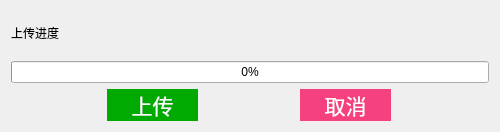
<?xml version="1.0" encoding="UTF-8"?>
<ui version="4.0">
 <class>w_sys_manage_cloudsync_basedataup</class>
 <widget class="QDialog" name="w_sys_manage_cloudsync_basedataup">
  <property name="enabled">
   <bool>true</bool>
  </property>
  <property name="geometry">
   <rect>
    <x>0</x>
    <y>0</y>
    <width>500</width>
    <height>132</height>
   </rect>
  </property>
  <layout class="QVBoxLayout" name="verticalLayout_2">
   <item>
    <layout class="QVBoxLayout" name="verticalLayout">
     <item>
      <widget class="QLabel" name="label">
       <property name="text">
        <string>上传进度</string>
       </property>
      </widget>
     </item>
     <item>
      <widget class="QProgressBar" name="progressBar">
       <property name="value">
        <number>0</number>
       </property>
      </widget>
     </item>
     <item>
      <layout class="QHBoxLayout" name="horizontalLayout">
       <item>
        <widget class="QPushButton" name="pushButton_up">
         <property name="sizePolicy">
          <sizepolicy hsizetype="Fixed" vsizetype="Fixed">
           <horstretch>0</horstretch>
           <verstretch>0</verstretch>
          </sizepolicy>
         </property>
         <property name="minimumSize">
          <size>
           <width>91</width>
           <height>30</height>
          </size>
         </property>
         <property name="focusPolicy">
          <enum>Qt::NoFocus</enum>
         </property>
         <property name="styleSheet">
          <string notr="true">QPushButton{
font: 16pt ;
background-color: rgb(0, 170, 0);
color:white;
border-radius:0px;
}
QPushButton:pressed {
    background-color:rgb(85, 255, 127);
   color:#D3D3D3;
 }
QPushButton:disabled{
background-color: gray;
}</string>
         </property>
         <property name="text">
          <string>上传</string>
         </property>
        </widget>
       </item>
       <item>
        <widget class="QPushButton" name="pushButton_cancel">
         <property name="sizePolicy">
          <sizepolicy hsizetype="Fixed" vsizetype="Fixed">
           <horstretch>0</horstretch>
           <verstretch>0</verstretch>
          </sizepolicy>
         </property>
         <property name="minimumSize">
          <size>
           <width>91</width>
           <height>30</height>
          </size>
         </property>
         <property name="focusPolicy">
          <enum>Qt::NoFocus</enum>
         </property>
         <property name="styleSheet">
          <string notr="true">QPushButton{
font: 16pt ;
background-color:#F54180;
color:white;
border-radius:0px;
}
QPushButton:pressed {
    background-color:#BC356C;
   color:#D3D3D3;
 }
</string>
         </property>
         <property name="text">
          <string>取消</string>
         </property>
        </widget>
       </item>
      </layout>
     </item>
    </layout>
   </item>
  </layout>
 </widget>
 <resources/>
 <connections/>
</ui>
